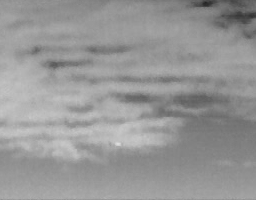
#> input picture data/1.bmp, 256 x 200 px
$ python t_detector.py
#> lines starting #> are read from the running program, lines starting #| are printed output that depends on the picture
### utils/images.py
import numpy as np
import matplotlib.pyplot as plt
import cv2


def load_image(srcpath):
#> called with srcpath = '../data/1.bmp'
    img=cv2.imdecode(np.fromfile(srcpath, dtype=np.uint8), -1)
#> img is the input picture: shape (200, 256); min 36, max 221, mean 150.8
    if img.ndim == 3:
        img = cv2.cvtColor(img, cv2.COLOR_BGR2GRAY)
    # img = img / 255
    # img = cv2.imread(srcpath, 0)
    return img


def show_image(img):
    plt.figure()
    plt.imshow(img, cmap='gray')

### detectors/pstnn.py
from detectors.base import *

import numpy as np
import math
import cv2


class PSTNN(BaseDetector):
    '''
    Python implement of PSTNN method.

        Reference:
        Zhang, L.; Peng, Z. Infrared Small Target Detection Based on Partial Sum of the Tensor Nuclear Norm.
        Remote Sens. 2019, 11, 382.
    '''

    def __init__(self, patchSize=40, slideStep=40, lambdaL=0.7):
        super(PSTNN, self).__init__()
        self.patchSize = patchSize
        self.slideStep = slideStep
        self.lambdaL = lambdaL

    def process(self, img):
        img = img.astype(np.float64)

        tenD = self.gen_patch_ten(img, self.patchSize, self.slideStep)
        n1, n2, n3 = tenD.shape

        lambda1, lambda2 = self.structure_tensor_lambda(img, 3)
        corner_strength = (lambda1 * lambda2) / (lambda1 + lambda2
                                                 + np.finfo(np.float64).eps)  # avoid divide 0
        lambda_max = np.array((lambda1, lambda2))
        lambda_max = lambda_max.max(axis=0)

        prior_weight = lambda_max * corner_strength
        _range = np.amax(prior_weight) - np.amin(prior_weight)
        prior_weight = (prior_weight - np.amin(prior_weight)) / _range
        tenW = self.gen_patch_ten(prior_weight, self.patchSize, self.slideStep)

        _lambda = self.lambdaL / math.sqrt(max(n1, n2) * n3)
        tenB, tenT = self.trpca_pstnn(tenD, _lambda, tenW)

        tarImg = self.res_patch_ten_mean(tenT, img, self.patchSize, self.slideStep)
        backImg = self.res_patch_ten_mean(tenB, img, self.patchSize, self.slideStep)

        def normalization(data):
            _range = np.max(data) - np.min(data)
            return (data - np.min(data)) / _range

        maxv = img.max()
        E = np.around(normalization(tarImg) * maxv).astype(np.uint8)
        A = np.around(normalization(backImg) * maxv).astype(np.uint8)

        self._result['target'] = E

    def gen_patch_ten(self, img, patchSize, slideStep):
        """Construct patch tensor of original image"""
#> called with patchSize = 40, slideStep = 40
        imgHei, imgWid = img.shape[0], img.shape[1]
#> imgHei = 200; imgWid = 256

        rowPatchNum = math.ceil((imgHei - patchSize) / slideStep) + 1
#> rowPatchNum = 5
        colPatchNum = math.ceil((imgWid - patchSize) / slideStep) + 1
#> colPatchNum = 7
        rowPosArr = np.arange(0, (rowPatchNum - 1) * slideStep, slideStep)
#> rowPosArr = [0, 40, 80, 120]
        rowPosArr = np.append(rowPosArr, [imgHei - patchSize])
#> rowPosArr = [0, 40, 80, 120, 160]
        colPosArr = np.arange(0, (colPatchNum - 1) * slideStep, slideStep)
#> colPosArr = [0, 40, 80, 120, 160, 200]
        colPosArr = np.append(colPosArr, [imgWid - patchSize])

        patchTenList = []
        for i in colPosArr:
            for j in rowPosArr:
                patchTenList.append(img[j: j + patchSize, i: i + patchSize])
#> after the loop, patchTenList = 35 items
        patchTen = np.stack(patchTenList, axis=2)
        return patchTen

    def res_patch_ten_mean(self, patchTen, img, patchSize, slideStep):
        imgHei, imgWid = img.shape
        rowPatchNum = math.ceil((imgHei - patchSize) / slideStep) + 1
        colPatchNum = math.ceil((imgWid - patchSize) / slideStep) + 1
        rowPosArr = np.arange(0, (rowPatchNum - 1) * slideStep, slideStep)
        rowPosArr = np.append(rowPosArr, [imgHei - patchSize])
        colPosArr = np.arange(0, (colPatchNum - 1) * slideStep, slideStep)
        colPosArr = np.append(colPosArr, [imgWid - patchSize])

        # for-loop version
        accImg = np.zeros([imgHei, imgWid]).astype(np.float64)
        weiImg = np.zeros([imgHei, imgWid]).astype(np.float64)
        onesMat = np.ones([patchSize, patchSize]).astype(np.float64)

        k = 0
        for col in colPosArr:
            for row in rowPosArr:
                tmpPatch = np.reshape(patchTen[:, :, k], (patchSize, patchSize))
                accImg[row: row + patchSize, col: col + patchSize] = tmpPatch
                weiImg[row: row + patchSize, col: col + patchSize] = onesMat
                k += 1

        recImg = accImg / weiImg

        return recImg

    def structure_tensor_lambda(self, img, sz):
        """This function is to get the maximum 2 eigenvalues of the image matrix"""
#> called with sz = 3
        std = 2
        u = cv2.GaussianBlur(img, (sz, sz), std, borderType=cv2.BORDER_REFLECT)
        Gy, Gx = np.gradient(u)
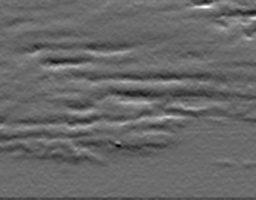
#> Gy: shape (200, 256) float64; min -17.06, max 24.91, mean 0.2; drawn with min black and max white
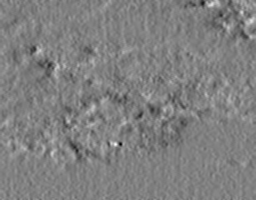
#> Gx: shape (200, 256) float64; min -11.85, max 11.52, mean -0.118; drawn with min black and max white

        std = 9
        J_11 = cv2.GaussianBlur(np.square(Gx), (sz, sz), std, borderType=cv2.BORDER_REFLECT)
        J_12 = cv2.GaussianBlur(Gx * Gy, (sz, sz), std, borderType=cv2.BORDER_REFLECT)
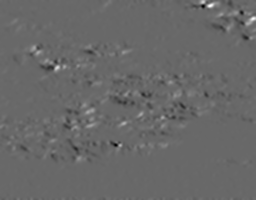
#> J_12: shape (200, 256) float64; min -57.5, max 82.65, mean 0; drawn with min black and max white
        J_22 = cv2.GaussianBlur(np.square(Gy), (sz, sz), std, borderType=cv2.BORDER_REFLECT)
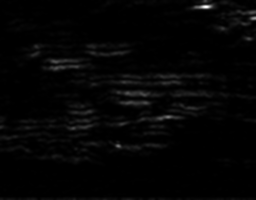
#> J_22: shape (200, 256) float64; min 0.00479, max 451.5, mean 8.3; drawn with min black and max white

        # Discriminant delat
        """
        | (I_x(p))^2,    I_x(p)I_y(p) |
        | I_x(p)I_y(p),  (I_y(p))^2   |

        lambda1 + lamda2 = (I_x(p))^2 + (I_y(p))^2
        lambda1 * lamda2 = 0
        so, that is to solve x^2 + (lambda1 + lamda2)x = 0
        """
        sqrt_delta = np.sqrt(np.square(J_11 - J_22) + 4 * np.square(J_12))
        lambda_1 = 0.5 * (J_11 + J_22 + sqrt_delta)
        lambda_2 = 0.5 * (J_11 + J_22 - sqrt_delta)
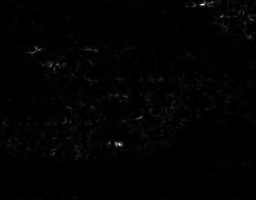
#> lambda_2: shape (200, 256) float64; min 0.000749, max 42.23, mean 0.4; drawn with min black and max white

        return lambda_1, lambda_2

    def Unfold(self, X, dim):
        X_out = np.reshape(X, (dim, -1), order="F")

        return X_out

    def prox_pstnn(self, Y, N, mu):
        """Algorithm2"""
        _, _, n3 = Y.shape
        X = np.zeros_like(Y).astype(np.complex128)
        Y = np.fft.fft(Y, axis=2)
        tau = 1. / mu

        # first frontal slice
        U, S, V = np.linalg.svd(Y[:, :, 0], full_matrices=0)
        U1, S1, V1 = U[:, 0:int(N + 1)], S[0:int(N + 1)], V[0:int(N + 1), :]
        U2, S2, V2 = U[:, int(N + 1):], S[int(N + 1):], V[int(N + 1):, :]
        threshS2 = np.maximum(S2 - tau, 0)
        X[:, :, 0] = U1 @ np.diag(S1) @ (V1) + U2 @ np.diag(threshS2) @ (V2)

        # i = 2, 3, ..., halfn3
        half_n3 = round(n3 / 2)
        for i in range(1, half_n3):
            U, S, V = np.linalg.svd(Y[:, :, i], full_matrices=0)
            U1, S1, V1 = U[:, 0:int(N + 1)], S[0:int(N + 1)], V[0:int(N + 1), :]
            U2, S2, V2 = U[:, int(N + 1):], S[int(N + 1):], V[int(N + 1):, :]
            threshS2 = np.maximum(S2 - tau, 0)
            X[:, :, i] = U1 @ np.diag(S1) @ (V1) + U2 @ np.diag(threshS2) @ (V2)
            X[:, :, n3 - i] = X[:, :, i].conjugate()

        # if n3 is even
        if n3 % 2 == 0:
            i = half_n3
            U, S, V = np.linalg.svd(Y[:, :, i], full_matrices=0)
            U1, S1, V1 = U[:, 0:int(N + 1)], S[0:int(N + 1)], V[0:int(N + 1), :]
            U2, S2, V2 = U[:, int(N + 1):], S[int(N + 1):], V[int(N + 1):, :]
            threshS2 = np.maximum(S2 - tau, 0)
            X[:, :, i] = U1 @ np.diag(S1) @ (V1) + U2 @ np.diag(threshS2) @ (V2)
            X[:, :, n3 - i] = X[:, :, i].conjugate()

        return np.real(np.fft.ifft(X, axis=2))

    def prox_l1(self, b, _lambda):
        # equation 26
        x = np.maximum(0, b - _lambda) + np.minimum(0, b + _lambda)
        return np.maximum(x, 0)

    def trpca_pstnn(self, _X, _lambda, tenW):
        def rankN(X, ratioN):
            """
            To get the preserved target rank
            """
#> called with X = array of shape (40, 40, 35), ratioN = 0.1
            dim = X.shape
            D = self.Unfold(X, dim[2])
            # got the eigen value of D in descending sort
            _, S, _ = np.linalg.svd(D, full_matrices=0)
#> S = 35 values, max 35569.5 at index 0, min 49.5 at index 34, mean 1298.9
            ratioVec = S / S[0]
#> ratioVec = 35 values, max 1 at index 0, min 0.00139 at index 34, mean 0.0365
            idxArr = np.argwhere(ratioVec < ratioN)
#> idxArr = 34 values from 1 to 34
            return idxArr[0] - 1

        tol = 1e-3
        max_iter = 500
        rho = 1.05
        mu = 2e-3
        max_mu = 1e10
        DEBUG = 0
        N = rankN(_X, 0.1)  # To get the preserved target rank
#> N = [0]
        constant_c = 1. + N
#> constant_c = [1]

        dim = np.array(_X.shape, dtype=np.uint8)  # the shape of tenD
        _L = np.zeros(dim).astype(np.float64)  # B
        _S = np.zeros(dim).astype(np.float64)  # T
        _Y = np.zeros(dim).astype(np.float64)
        weighten = np.ones(dim)

        for i in range(max_iter):
            preT = np.sum(_S > 0)

            # update _L
            _R = _S * (-1) + _X - _Y / mu
            _L = self.prox_pstnn(_R, N, mu)

            # update S
            _T = _L * (-1) + _X - _Y / mu  # equation 26
            _S = self.prox_l1(_T, weighten * _lambda / mu)  # part of equation 23
            weighten = constant_c / (np.abs(_S) + 0.01) / (tenW + np.finfo(np.float64).eps)
            # equation(20), to compute W_{sw}.
            # W_{rec} is the reciprocal of W_{p}, which is tenW

            dY = _L + _S - _X
            err = np.linalg.norm(dY.flatten(), 2) / np.linalg.norm(_X.flatten(), 2)
            currT = np.sum(_S > 0)
            if DEBUG:  # Check convergence rate
                print('iter {}, mu = {}, err = {}, |T|0 norm = {}'.format(i + 1, mu, err, currT))
            if (err < tol) or ((preT > 0) and (currT > 0) and (preT == currT)): break
            _Y = _Y + dY * mu  # Equation 27
            mu = np.minimum(rho * mu, max_mu)
#> this loop made 4 passes
#> (preT, err, currT) on passes 2 to 4: (738, 0.0146, 26), (26, 0.0112, 24), (24, 0.00939, 24)
#> (err, currT) on pass 1: (0.0249, 738)

        return _L, _S

### detectors/base.py
from abc import ABCMeta, abstractmethod

import numpy as np
import matplotlib.pyplot as plt
import cv2


class BaseDetector(object):
    '''
    Basic class of infrared small target detectors
    '''

    def __init__(self):
        '''
        Init function.

            Notes
            ------
            1. self._result is Python dict, which key 'rst' is required.
            2. dict value of each key must be Numpy Array.
            3. you can customize your unique output, such as other coefficient matrix.
            ------
        '''
        self._result = {'target': np.array([]),
                        'background': np.array([]),
                        'coefficient': np.array([])}

    @property
    def result(self):
        '''
        return the detection result

            Examples
            --------
            >> x.result
        '''
        return self._result

    # [17 lines left out: function process, not called in this run]

### t_detector.py
from detectors import *
from utils.images import *

img = load_image('../data/1.bmp')


alg = PSTNN()
alg.process(img)
#> in res_patch_ten_mean, `accImg = np.zeros([imgHei, imgWid]).astype(np.float64)`: accImg: shape (200, 256) float64; every value is 0
#> in res_patch_ten_mean, `onesMat = np.ones([patchSize, patchSize]).astype(np.float64)`: onesMat: shape (40, 40) float64; every value is 1
#> after the loop in res_patch_ten_mean, `for col in colPosArr:`:
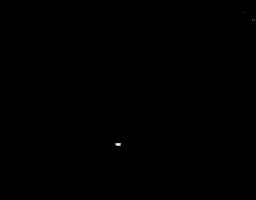
#> accImg: shape (200, 256) float64; min 0, max 48.69, mean 0; drawn with min black and max white
#> after the loop in res_patch_ten_mean, `for col in colPosArr:`: weiImg: shape (200, 256) float64; every value is 1
#> after the loop in res_patch_ten_mean, `for col in colPosArr:`: k = 35
#> in process, `maxv = img.max()`: maxv = 221
#> in normalization (call 2), `return (data - np.min(data)) / _range`:
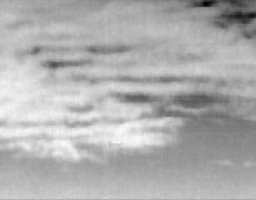
#> returned value: shape (200, 256) float64; min 0, max 1, mean 0.688

show_image(img)
show_image(alg.result['target'])
plt.show()

$ run again, with data/2.bmp copied over data/1.bmp
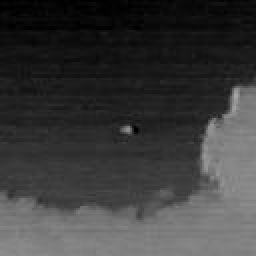
#> input picture data/2.bmp, 128 x 128 px (shown 2 times larger)
#> in load_image, img is the input picture: shape (128, 128); min 0, max 166, mean 58.9
#> after the loop in gen_patch_ten, `for i in colPosArr:`: patchTenList = 16 items
#> in structure_tensor_lambda, `J_22 = cv2.GaussianBlur(np.square(Gy), (sz, sz), std, borderType=cv2.B..`:
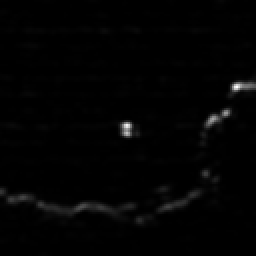
#> J_22: shape (128, 128) float64 (shown 2 times larger); min 0.0138, max 594.4, mean 7.9; drawn with min black and max white
#> S = [13171.3, 2077, 604.3, 522.1, 296.2, 271, 195.5, 174.9, 165.8, 163.4, 140.2, 131.8, 52.07, 50.11, 12.28, 12.07]
#> ratioVec = [1, 0.158, 0.0459, 0.0396, 0.0225, 0.0206, 0.0148, 0.0133, 0.0126, 0.0124, 0.0106, 0.01, 0.00395, 0.0038, 0.000933, 0.000916]
#> idxArr = [2, 3, 4, 5, 6, 7, 8, 9, 10, 11, 12, 13, 14, 15]
#> N = [1]
#> constant_c = [2]
#> the loop in trpca_pstnn, `for i in range(max_iter):` made 4 passes
#> (preT, err, currT) on passes 2 to 4: (364, 0.0557, 56), (56, 0.0492, 46), (46, 0.0414, 46)
#> onesMat: shape (40, 40) float64; every value is 1
#> after the loop in res_patch_ten_mean, `for col in colPosArr:`: k = 16
#> after the loop in res_patch_ten_mean (call 2), `for col in colPosArr:`:
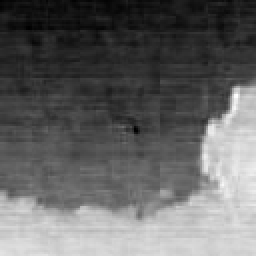
#> accImg: shape (128, 128) float64 (shown 2 times larger); min -5.72, max 157.6, mean 58.9; drawn with min black and max white
#> maxv = 166

$ run again, with data/3.bmp copied over data/1.bmp
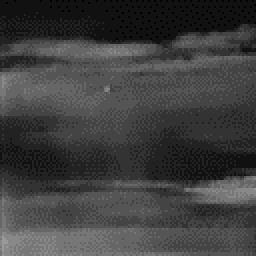
#> input picture data/3.bmp, 128 x 128 px (shown 2 times larger)
#> in load_image, img is the input picture: shape (128, 128, 3); min 0, max 153, mean 62.6
#> after the loop in gen_patch_ten, `for i in colPosArr:`: patchTenList = 16 items
#> in process, `corner_strength = (lambda1 * lambda2) / (lambda1 + lambda2 + np.finfo(..`:
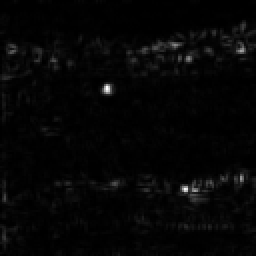
#> corner_strength: shape (128, 128) float64 (shown 2 times larger); min 0, max 38.03, mean 0.9; drawn with min black and max white
#> S = [10893.3, 2685, 1348.7, 949.9, 594.5, 563.6, 361.4, 356, 343.9, 316.9, 307.7, 288.8, 282.2, 277, 272.8, 258.5]
#> ratioVec = [1, 0.246, 0.124, 0.0872, 0.0546, 0.0517, 0.0332, 0.0327, 0.0316, 0.0291, 0.0282, 0.0265, 0.0259, 0.0254, 0.025, 0.0237]
#> idxArr = [3, 4, 5, 6, 7, 8, 9, 10, 11, 12, 13, 14, 15]
#> N = [2]
#> constant_c = [3]
#> the loop in trpca_pstnn, `for i in range(max_iter):` made 4 passes
#> (preT, err, currT) on passes 2 to 4: (467, 0.0889, 23), (23, 0.0672, 20), (20, 0.0604, 20)
#> onesMat: shape (40, 40) float64; every value is 1
#> after the loop in res_patch_ten_mean, `for col in colPosArr:`: k = 16
#> after the loop in res_patch_ten_mean (call 2), `for col in colPosArr:`:
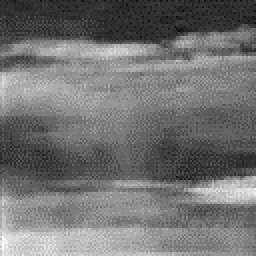
#> accImg: shape (128, 128) float64 (shown 2 times larger); min -16.35, max 159, mean 62.6; drawn with min black and max white
#> maxv = 153

$ run again, with data/4.bmp copied over data/1.bmp
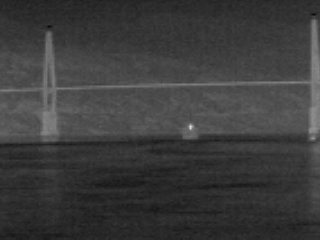
#> input picture data/4.bmp, 320 x 240 px
#> in load_image, img is the input picture: shape (240, 320); min 5, max 230, mean 60
#> after the loop in gen_patch_ten, `for i in colPosArr:`: patchTenList = 48 items
#> S = 48 values, max 17272.7 at index 0, min 28.23 at index 47, mean 578.7
#> ratioVec = 48 values, max 1 at index 0, min 0.00163 at index 47, mean 0.0335
#> idxArr = 47 values from 1 to 47
#> N = [0]
#> constant_c = [1]
#> the loop in trpca_pstnn, `for i in range(max_iter):` made 10 passes
#> (preT, err, currT) on passes 2 to 9: (1146, 0.0386, 44), (44, 0.0287, 39), (39, 0.0233, 37), (37, 0.0205, 35), (35, 0.0182, 34), (34, 0.0168, 32), (32, 0.015, 31), (31, 0.014, 30)
#> onesMat: shape (40, 40) float64; every value is 1
#> after the loop in res_patch_ten_mean, `for col in colPosArr:`: k = 48
#> maxv = 230
#> in normalization (call 2), `return (data - np.min(data)) / _range`:
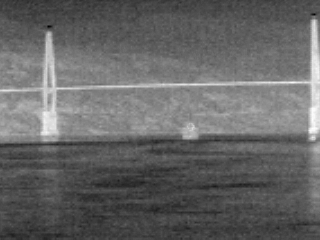
#> returned value: shape (240, 320) float64; min 0, max 1, mean 0.4
